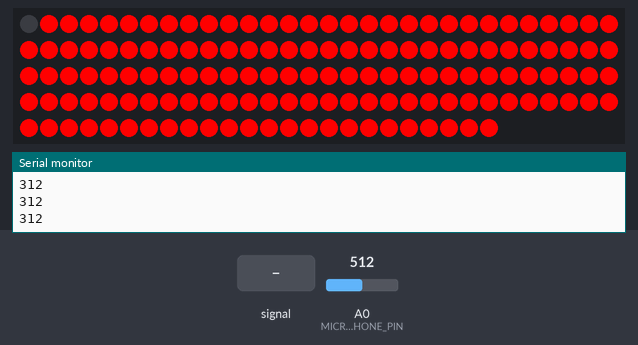
Bench run of a sketch on a simulated Arduino Uno, built with avr-gcc and run on an emulated ATmega328P. Shown: 144 RGB LEDs in strip order, left to right, continuing on the next row, the last lines printed to the serial monitor. Inputs (shaded band) come from the test bench; at power-on: A0 (MICROPHONE_PIN) = 512. Dim RGB values are drawn brighter than linear; colours are those a GRB WS2812 strip shows for the declared byte order.

Above: at 1.2 s.
1.3 s: A0 (MICROPHONE_PIN) set to 306
At 2.9 s:
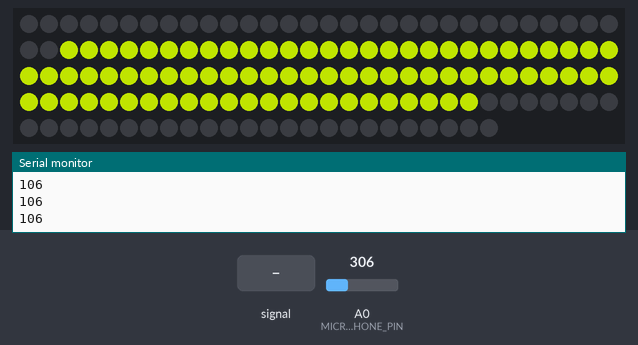
3.2 s: A0 (MICROPHONE_PIN) fed a 200 Hz sine of ±255 counts around its level
At 3.84 s:
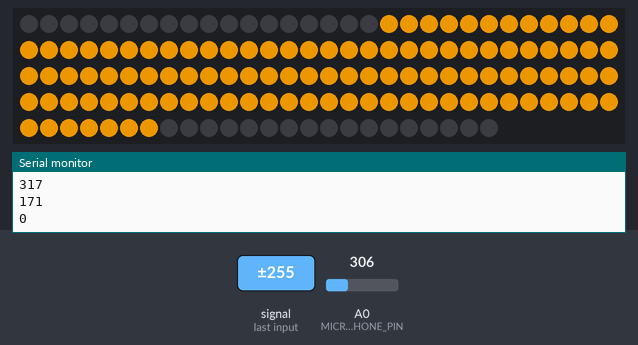
5.8 s: A0 (MICROPHONE_PIN) fed a 2 Hz sine of ±306 counts around its level
At 6.1 s:
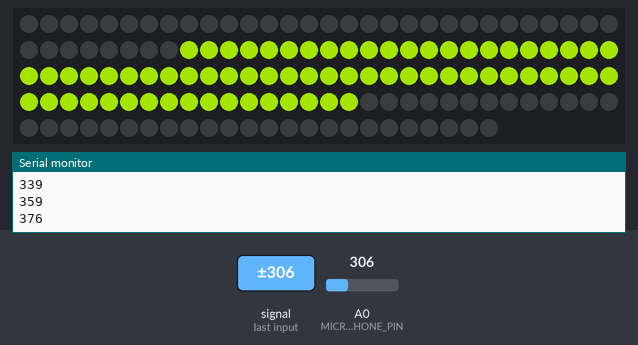
7.4 s: A0 (MICROPHONE_PIN) set to 900
At 8.3 s:
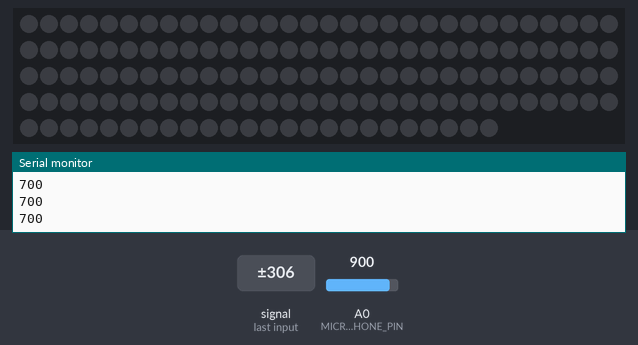
9.3 s: A0 (MICROPHONE_PIN) set to 716
At 10.0 s:
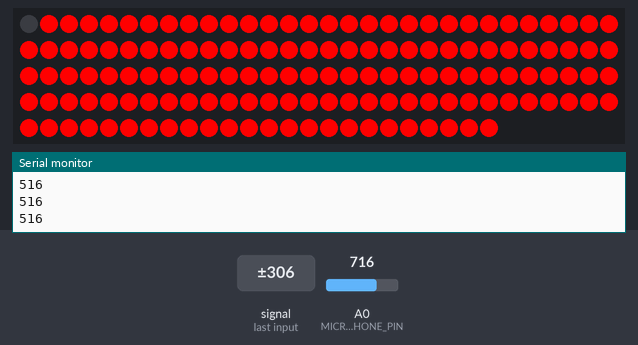
Timing chart, 0 to 11.8 s (numbered marks = the images above; inputs shaded):
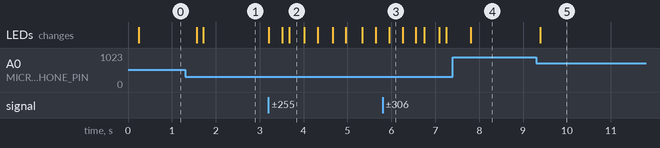

Measured:
- after the input at 1.3 s, the LEDs: first change after 0.27 s (image 1 shows a later state)
- after the input at 3.2 s, the LEDs: first change at once (image 2 shows a later state)
- after the input at 5.8 s, the LEDs: change after 0.15 s (image 3)
- after the input at 7.4 s, the LEDs: change after 0.41 s (image 4)
- after the input at 9.3 s, the LEDs: change after 0.09 s (image 5)

The sketch:

led-sound-visualizer.ino
```cpp
#include <FastLED.h>

#define MICROPHONE_PIN 0
#define LED_PIN 6
#define NUM_LEDS 144
#define MID 72
#define BRIGHTNESS 255
#define DELAY 10
#define SOUNDBASE 200
#define SOUNDNORMALIZATION 180
#define MAXDATA 50

int data[MAXDATA];
CRGB leds[NUM_LEDS];

void setup() {
  for(int i=0; i<MAXDATA; i++)
  {
    data[i] = 0;
  }

  // put your setup code here, to run once:
  FastLED.addLeds<WS2812B, LED_PIN, RGB>(leds, NUM_LEDS);
  FastLED.setBrightness(BRIGHTNESS);
  Serial.begin(115200);
}

void loop() {

  int sound =  analogRead(MICROPHONE_PIN) - SOUNDBASE;
  int soundAverage = 0;

  for(int i=1; i < MAXDATA; i++)
  {
    data[i-1] = data[i];
  }

  data[MAXDATA-1] = max(0, sound);

  for(int i=1; i<MAXDATA; i++)
  {
    soundAverage += data[i];
  }

  soundAverage = soundAverage/MAXDATA;
  float normSoundAverage = float(min(soundAverage,SOUNDNORMALIZATION)) / float(SOUNDNORMALIZATION);
  int untilIndex = float(NUM_LEDS) * normSoundAverage;
  int untilIndexMid = untilIndex / 2;
  int hue = float(96) * normSoundAverage;

  // from middle
  for (int i = 0; i < MID; ++i) {
    if( i < untilIndexMid){
      leds[MID + i] = CHSV(hue, 255, 255);
      leds[MID - i] = CHSV(hue, 255, 255);
    }else{
      leds[MID + i] = CHSV(0, 0, 0);
      leds[MID - i] = CHSV(0, 0, 0);
    }
  }

  /*
  // from start
  for (int i = 0; i < NUM_LEDS; ++i) {
    if( i < untilIndex){
      leds[i] = CHSV(hue, 255, 255);
    }else{
      leds[i] = CHSV(0, 0, 0);
    }
  }*/

  FastLED.show();
  Serial.println(data[MAXDATA-1]);
}
```
